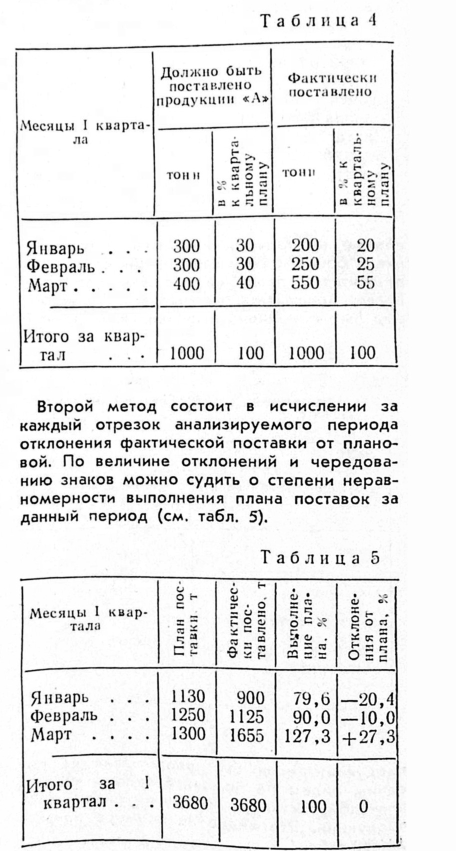
#> input picture ocr_utils/page_layout/tables/example_table_clean.jpg, 911 x 1702 px (shown at 1/2 size)
$ python -i detect.py   (imports and definitions only)
#> lines starting #> are read from the running program, lines starting #| are printed output that depends on the picture; after the words box and inside, x2 and y2 are one past the last pixel; in counts of white or black regions, pixels touching at a corner belong together
#> further down, picture is the input picture: shape (1702, 911, 3); min 0, max 255, mean 234
"""Строки своей печати, срезанные краем листа: глифы, упёршиеся в кромку бумаги (коврик, крышка, ступенька бумаги)."""

from __future__ import annotations

from dataclasses import dataclass, field
from enum import Enum
from pathlib import Path

import cv2
import numpy as np

# Все размеры ниже — в px рабочего масштаба: ½ кадра (``cv2.IMREAD_REDUCED_COLOR_2``), для кадров пака-6
# 5687×4268 это 2844×2134, ~6.9 px/мм на развороте (замер ``ocr_utils/scan_cropping/v2/background.py``).

# Краска: адаптивный порог (окно ~7 мм, сдвиг в уровнях серого) или просто очень тёмное (доля яркой бумаги p95).
INK_BLOCK, INK_OFFSET = 51, 15
DARK_SHARE = 0.4
# «Длинные тёмные структуры» (коврик, крышка, тень, линейки): тёмные пробеги не короче этого по одной из четырёх
# осей (0°, 90°, ±45°), px (~9 мм — длиннее любого глифа обычного набора).
STRUCT_RUN_PX = 61
# Толстые структуры (коврик, крышка, иллюстрации): переживают раскрытие квадратом этой стороны (~1.3 мм, толще
# штриха текста); тонкие линейки и подчёркивания (2–6 px) — нет, их граница краем листа не считается.
STRUCT_THICK_PX = 9
# Толстая структура — край листа, только если она задевает полосу у рамки кадра (коврик, крышка уходят за кадр);
# логотипы, плашки и иллюстрации внутри страницы — нет, и ступеньки бумаги в STEP_NEAR_INNER_PX от них — тоже нет.
STEP_NEAR_INNER_PX = 7
# Срез вдоль (низ, верх): за краем под касающимися глифами (полоса ALONG_BEYOND_PX) снаружи — коврик, крышка — не
# меньше этой доли (серые плашки и растр иллюстраций — не «снаружи»).
ALONG_BEYOND_PX = (4, 40)
ALONG_OUTSIDE_SHARE = 0.5
# Бумага без печати: закрытие серого кругом этого диаметра (~3.6 мм, толще штриха любого заголовка).
PAPER_CLOSE_PX = 25
# Тонкая вертикальная тёмная линия (край листа над корешком): вертикальный тёмный пробег не короче, px (как у
# длинных структур — тогда линия не входит в глифы и не слипается с упёршейся в неё буквой).
VERTICAL_RUN_PX = STRUCT_RUN_PX
# Ступенька бумаги (край верхнего листа над нижним, лист над тенью корешка): морфологический градиент 3×3
# закрытой бумаги не меньше этого, уровни серого (край листа у корешка IMG_0542: 159 → 211; плавная тень < 10).
PAPER_STEP = 40
# Запас вокруг глифа, в котором берётся ход края для стороны касания, px.
CONTACT_PAD_PX = 10
# Краска строки нейтральная: медианная хрома пикселей глифов строки не больше (фактура голубой крышки — нет).
LINE_INK_MAX_CHROMA = 12.0
# Бумага под строкой белая: медиана серого не тёмных и не глифовых пикселей рамки строки не ниже доли p95 кадра
# (растр фотографий, серые плашки, логотипы — серее).
LINE_WHITE_SHARE = 0.72
# Касание глифа и края: раздутие края квадратом этой стороны (5 → до 2 px, ~0.3 мм).
TOUCH_PX = 5
# Компонента-глиф: высота, ширина и площадь, px.
GLYPH_MIN_H, GLYPH_MAX_H, GLYPH_MAX_W, GLYPH_MIN_AREA = 5, 60, 90, 12
# Смыкание глифов в строку вдоль, px (~3.6 мм: межсловный пробел, не межколонник).
LINE_GAP_PX = 25
# Строка: не меньше глифов; вытянута (длина ≥ LINE_MIN_ASPECT высот и ≥ LINE_MIN_LEN_PX); медианная высота
# глифа в пределах обычного набора, px.
LINE_MIN_GLYPHS = 3
LINE_MIN_ASPECT, LINE_MIN_LEN_PX = 2.0, 30
LINE_GLYPH_H = (7.0, 40.0)
# Срез вдоль строки (низ, верх): касаются не меньше стольких глифов и не меньше этой доли глифов строки.
ALONG_MIN_TOUCH, ALONG_MIN_SHARE = 3, 0.25
# Срез конца строки: строка не выше END_MAX_LINE_HEIGHT медианных высот глифа (не слипшиеся строки), крайний
# глиф не ниже END_MIN_GLYPH_SHARE медианной высоты (буква, а не крап обреза у кромки).
END_MAX_LINE_HEIGHT = 2.5
END_MIN_GLYPH_SHARE = 0.5
# Бумага под строкой: медиана закрытой бумаги не темнее доли p95 кадра, медианная хрома не больше (обложка,
# крышка, свитер — нет).
LINE_PAPER_SHARE = 0.55
LINE_MAX_CHROMA = 30.0
# Маска листа: светлое (≥ PAGE_LIGHT_SHARE·p95) и малоцветное, раскрытое квадратом PAGE_OPEN_PX (рвёт мелкую
# фактуру свитера, ковра), компоненты не меньше PAGE_MIN_AREA_SHARE кадра, смыкание PAGE_CLOSE_PX (печать внутри
# страницы) и заливка дыр. Строка должна лежать на листе долей рамки не меньше LINE_ON_PAGE_SHARE.
PAGE_LIGHT_SHARE = 0.55
# Синева бумаги не больше (128 − b Lab): светлая бумага пака b ∈ [−4, 4], голубая крышка подшивки — синее.
PAGE_MAX_BLUE = 7.0
PAGE_OPEN_PX = 9
PAGE_MIN_AREA_SHARE = 0.015
PAGE_CLOSE_PX = 41
LINE_ON_PAGE_SHARE = 0.6
# Кожа (YCrCb): пальцы срезом не считаются; Cr ≥ 146 отделяет палец (Cr 152–154) от жёлтой бумаги в тени
# корешка (Cr 141, IMG_0542), остальное — как ``scan_cropping/v2/background.hand_mask``.
SKIN_CR, SKIN_CB, SKIN_MIN_Y, SKIN_MIN_CR_MINUS_CB = (146, 185), (80, 130), 60, 19
# Зона пальца: раздутие кожи, px (~6 мм: тень и ноготь).
SKIN_ZONE_PX = 41
# Полоса у рамки кадра, где касания не считаются (срез рамкой снимка — не край листа), px.
FRAME_BORDER_PX = 20
# Что за краем по ходу строки (конец строки): полоса этой длины, px (~6 см: за щелью корешка шириной до ~1 см
# лежит другая страница, за наружным краем — обрез стопки 1–3 см, крышка и коврик), отступ от глифа, px.
BEYOND_LEN_PX, BEYOND_GAP_PX = 400, 12
# За краем «наружу» (коврик, крышка, вне кадра): доля тёмного (< MAT_SHARE·p95) или цветного тёмного не меньше этой
# (щель корешка IMG_0644 даёт ~0.1).
OUTER_MIN_SHARE = 0.3
MAT_SHARE = 0.3
# Цветное тёмное (крышка подшивки) — темнее этой доли p95.
COVER_DARK_SHARE = 0.7
# Обложка: доля цветного (хрома > COVER_CHROMA) среди не тёмных пикселей кадра.
COVER_CHROMA = 30.0
COVER_MIN_SHARE = 0.12


class Side(str, Enum):
    """Сторона листа, краем которой срезана строка."""

    BOTTOM = "bottom"
    TOP = "top"
    OUTER = "outer"
    SPINE = "spine"


class Contact(str, Enum):
    """Где край относительно глифа: ниже, выше, справа, слева."""

    BELOW = "below"
    ABOVE = "above"
    RIGHT = "right"
    LEFT = "left"


@dataclass(frozen=True)
class CutLine:
    """Срезанная строка: сторона, рамка ``(x, y, w, h)`` на ½ кадра, глифов в строке и касающихся края."""

    side: Side
    box: tuple[int, int, int, int]
    glyphs: int
    touching: int


@dataclass
class FrameMasks:
    """Маски разбора кадра для оверлея (½ кадра): край листа, глифы, касающиеся края, глифы срезанных строк."""

    edge: np.ndarray
    touching: np.ndarray
    cut: np.ndarray


@dataclass
class FrameResult:
    """Разбор кадра: срезанные строки, число глифов, доля цветного (обложка), маски (по запросу)."""

    lines: list[CutLine]
    glyphs: int
    colour_share: float
    masks: FrameMasks | None = field(default=None, repr=False)

    # [33 lines left out: functions count, is_cover, read_half, not called in this run]


def chroma_map(bgr: np.ndarray) -> np.ndarray:
    """Хрома Lab (8 бит OpenCV): расстояние (a, b) от нейтрали.

    Args:
        bgr: Картинка BGR.

    Returns:
        Карта float32.
    """
    lab = cv2.cvtColor(bgr, cv2.COLOR_BGR2LAB).astype(np.float32)
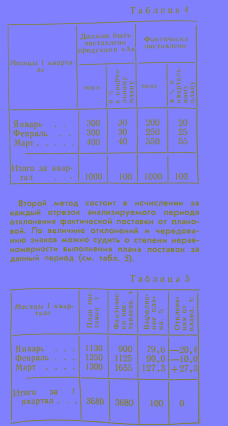
#> lab: shape (1702, 911, 3) float32 (shown at 1/4 size); mean B, G, R 236.8, 128, 128
    return np.hypot(lab[..., 1] - 128, lab[..., 2] - 128)
#> returned value: shape (1702, 911) float32; every value is 0


def dark_mask(gray: np.ndarray, paper_level: float) -> np.ndarray:
    """Тёмное: краска по адаптивному порогу и всё очень тёмное (коврик вдали от бумаги).

    Args:
        gray: Серое uint8.
        paper_level: Яркость бумаги кадра (p95 серого).

    Returns:
        Маска uint8 0/1.
    """
    ink = cv2.adaptiveThreshold(gray, 1, cv2.ADAPTIVE_THRESH_MEAN_C, cv2.THRESH_BINARY_INV, INK_BLOCK, INK_OFFSET)
    return (ink.astype(bool) | (gray < DARK_SHARE * paper_level)).astype(np.uint8)


def line_kernels(length: int) -> list[np.ndarray]:
    """Линейные ядра длины ``length`` по осям 0°, 90°, 45°, 135°.

    Args:
        length: Длина, px.

    Returns:
        Четыре ядра uint8.
    """
    diagonal = np.eye(length, dtype=np.uint8)
    return [np.ones((1, length), np.uint8), np.ones((length, 1), np.uint8), diagonal, np.fliplr(diagonal).copy()]


def dark_structures(
    dark: np.ndarray, run_px: int = STRUCT_RUN_PX, thick_px: int = STRUCT_THICK_PX
) -> tuple[np.ndarray, np.ndarray]:
    """Тёмные структуры не размера буквы: толстые области и длинные тонкие линии.

    Толстое (коврик, крышка, заливки) — раскрытие квадратом ``thick_px``; тонкое (линейки, тени, край стопки) —
    пробег не короче ``run_px`` вдоль одной из осей по тёмному **вне толстого**: иначе буква, упёршаяся в коврик,
    лежала бы на длинном вертикальном пробеге «буква + коврик» и пропадала бы из глифов.

    Args:
        dark: Тёмное (uint8 0/1).
        run_px: Длина пробега тонкой линии, px.
        thick_px: Сторона квадрата толстого, px.

    Returns:
        Кортеж ``(thick, thin)`` масок uint8 0/1.
    """
    thick = cv2.morphologyEx(dark, cv2.MORPH_OPEN, np.ones((thick_px, thick_px), np.uint8))
    rest = dark & (1 - thick)
    thin = np.zeros_like(dark)
    for kernel in line_kernels(run_px):
        thin |= cv2.morphologyEx(rest, cv2.MORPH_OPEN, kernel)
    return thick, thin


def skin_zone(bgr: np.ndarray) -> np.ndarray:
    """Зона пальцев: кожа по YCrCb, раздутая на :data:`SKIN_ZONE_PX`.

    Args:
        bgr: Кадр BGR.

    Returns:
        Булева маска.
    """
    ycc = cv2.cvtColor(bgr, cv2.COLOR_BGR2YCrCb).astype(np.int16)
    y, cr, cb = ycc[..., 0], ycc[..., 1], ycc[..., 2]
    skin = (cr >= SKIN_CR[0]) & (cr <= SKIN_CR[1]) & (cb >= SKIN_CB[0]) & (cb <= SKIN_CB[1]) & (y >= SKIN_MIN_Y)
    skin &= (cr - cb) >= SKIN_MIN_CR_MINUS_CB
    # Раскрытие убирает одиночные «кожаные» пиксели бумаги.
    skin8 = cv2.morphologyEx(skin.astype(np.uint8), cv2.MORPH_OPEN, np.ones((5, 5), np.uint8))
    return cv2.dilate(skin8, np.ones((SKIN_ZONE_PX, SKIN_ZONE_PX), np.uint8)) > 0


def edge_mask(
    gray: np.ndarray, thick: np.ndarray, thin: np.ndarray, excluded: np.ndarray
) -> tuple[np.ndarray, np.ndarray, np.ndarray]:
    """Край листа: ступеньки бумаги без печати и граница толстых тёмных структур у рамки; для концов строк ещё и
    тонкие вертикальные тёмные линии (тень у края верхнего листа над корешком), без пальцев и рамки кадра.

    Тонкие линии годятся только для среза конца строки: горизонтальные линейки и подчёркивания под строкой
    срезом вдоль не считаются, а узкая полоса тени у края листа над корешком (IMG_0542: ~20 px) крупным закрытием
    бумаги заливается, и ступеньки там нет — край виден только как тёмная линия.

    Args:
        gray: Серое uint8.
        thick: Толстые тёмные структуры (uint8 0/1).
        thin: Тонкие длинные тёмные линии (uint8 0/1).
        excluded: Где край не ищется (пальцы, полоса у рамки), bool.

    Returns:
        Кортеж ``(along, end, paper)``: край для среза вдоль строки и для среза конца (uint8 0/1), закрытая бумага
        (uint8, серое без печати).
    """
    disk = cv2.getStructuringElement(cv2.MORPH_ELLIPSE, (PAPER_CLOSE_PX, PAPER_CLOSE_PX))
    paper = cv2.morphologyEx(gray, cv2.MORPH_CLOSE, disk)
    step = cv2.morphologyEx(paper, cv2.MORPH_GRADIENT, np.ones((3, 3), np.uint8)) >= PAPER_STEP
    # Край — только граница толстых структур (линейки и подчёркивания — нет: текст над линейкой не срезан),
    # задевающих рамку кадра (коврик, крышка).
    count, labels, stats, _ = cv2.connectedComponentsWithStats(thick, connectivity=8)
    keep = np.zeros(count, bool)
    keep[np.unique(labels[frame_band(thick.shape, FRAME_BORDER_PX + 2)])] = True
    keep[0] = False
    inner = (~keep[labels]) & (labels > 0)
    near_inner = cv2.dilate(inner.astype(np.uint8), np.ones((STEP_NEAR_INNER_PX, STEP_NEAR_INNER_PX), np.uint8)) > 0
    thick = keep[labels].astype(np.uint8)
    border = thick - cv2.erode(thick, np.ones((3, 3), np.uint8))
    along = ((step & ~near_inner) | (border > 0)) & ~excluded
    # Тонкие вертикальные тёмные линии (вне толстых структур).
    vertical = cv2.morphologyEx(thin, cv2.MORPH_OPEN, np.ones((VERTICAL_RUN_PX, 1), np.uint8))
    vertical = (vertical > 0) & ~excluded
    end = along | vertical
    return along.astype(np.uint8), end.astype(np.uint8), paper


def page_mask(paper: np.ndarray, chroma: np.ndarray, blue: np.ndarray, paper_level: float) -> np.ndarray:
    """Маска листов книги: крупные светлые малоцветные области с печатью внутри (свитер, ковёр, руки — нет).

    Args:
        paper: Закрытая бумага (серое без печати).
        chroma: Хрома.
        blue: Синева: ``128 − b`` Lab (8 бит), сглаженная.
        paper_level: Яркость бумаги кадра (p95).

    Returns:
        Булева маска.
    """
    light = (paper >= PAGE_LIGHT_SHARE * paper_level) & (chroma < LINE_MAX_CHROMA) & (blue < PAGE_MAX_BLUE)
    light = light.astype(np.uint8)
    light = cv2.morphologyEx(light, cv2.MORPH_OPEN, np.ones((PAGE_OPEN_PX, PAGE_OPEN_PX), np.uint8))
    count, labels, stats, _ = cv2.connectedComponentsWithStats(light, connectivity=4)
    big = stats[:, cv2.CC_STAT_AREA] >= PAGE_MIN_AREA_SHARE * light.size
    big[0] = False
    page = big[labels].astype(np.uint8)
    page = cv2.morphologyEx(page, cv2.MORPH_CLOSE, np.ones((PAGE_CLOSE_PX, PAGE_CLOSE_PX), np.uint8))
    # Заливка дыр: всё, что не связано с рамкой через «не лист», — лист.
    holes = 1 - page
    flood = holes.copy()
    mask = np.zeros((page.shape[0] + 2, page.shape[1] + 2), np.uint8)
    for x, y in ((0, 0), (page.shape[1] - 1, 0), (0, page.shape[0] - 1), (page.shape[1] - 1, page.shape[0] - 1)):
        if flood[y, x]:
            cv2.floodFill(flood, mask, (x, y), 2)
    return (page > 0) | (flood == 1)


def frame_band(shape: tuple[int, int], width: int = FRAME_BORDER_PX) -> np.ndarray:
    """Полоса шириной ``width`` вдоль рамки кадра.

    Args:
        shape: ``(H, W)``.
        width: Ширина, px.

    Returns:
        Булева маска.
    """
    band = np.zeros(shape, bool)
    band[:width] = band[-width:] = True
    band[:, :width] = band[:, -width:] = True
    return band


# [26 lines left out: function contact_of, not called in this run]


def outside_region(thick: np.ndarray, gray: np.ndarray, chroma: np.ndarray, paper_level: float) -> np.ndarray:
    """«Снаружи листа»: толстые тёмные структуры, задевающие рамку кадра (коврик, крышка), и цветное тёмное (крышка).

    Тёмная печать соседней страницы (жирный заголовок, плашка) рамки не задевает и «снаружи» не считается — так
    край над корешком (соседняя страница с печатью за краем) отличается от наружного края (коврик за краем).

    Args:
        thick: Толстые тёмные структуры (uint8 0/1).
        gray: Серое.
        chroma: Хрома.
        paper_level: Яркость бумаги кадра (p95).

    Returns:
        Булева маска.
    """
    count, labels = cv2.connectedComponents(thick, connectivity=8)
    keep = np.zeros(count, bool)
    keep[np.unique(labels[frame_band(thick.shape, FRAME_BORDER_PX + 2)])] = True
    keep[0] = False
    return keep[labels] | ((chroma > COVER_CHROMA) & (gray < COVER_DARK_SHARE * paper_level))


# [54 lines left out: functions beyond_is_outside, along_outside_share, not called in this run]


def analyze(bgr: np.ndarray, keep_masks: bool = False) -> FrameResult:
    """Ищет на кадре строки своей печати, срезанные краем листа.

    Шаги: тёмное → длинные структуры (коврик, тени, крышка) → край листа (граница толстых структур и ступеньки
    закрытой бумаги) → глифы (тёмное вне структур, размера буквы) → строки (смыкание глифов вдоль, разрыв на краю)
    → касания глифов с краем и сторона касания → вердикт строки: срез вдоль (низ или верх: касаются многие глифы)
    или срез конца (крайний глиф строки упирается в край по ходу строки; наружу или к корешку).

    Args:
        bgr: Кадр BGR в ½ разрешения.
        keep_masks: Вернуть маски для оверлея.

    Returns:
        Разбор кадра.
    """
    gray = cv2.cvtColor(bgr, cv2.COLOR_BGR2GRAY)
    chroma = chroma_map(bgr)
    height, width = gray.shape
    paper_level = float(np.percentile(gray, 95))
#> paper_level = 255
    # Доля цветного среди не тёмного: голубая обложка РИСК и МТС.
    light = gray > MAT_SHARE * paper_level
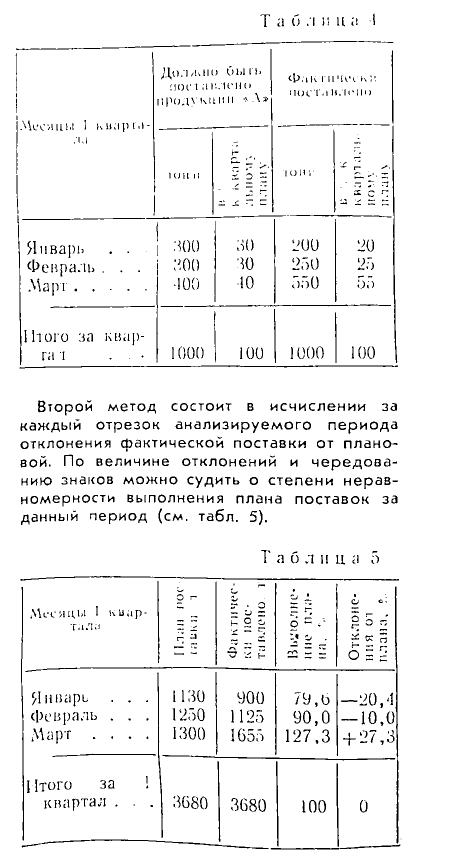
#> light: shape (1702, 911) bool (shown at 1/2 size); 94.9% white; black in thin lines or dots, all inside (x1, y1, x2, y2) = (31, 27, 803, 1699)
    colour_share = float((chroma[light] > COVER_CHROMA).mean()) if light.any() else 0.0
#> colour_share = 0

    dark = dark_mask(gray, paper_level)
#> in dark_mask, `ink = cv2.adaptiveThreshold(gray, 1, cv2.ADAPTIVE_THRESH_MEAN_C, cv2.T..`:
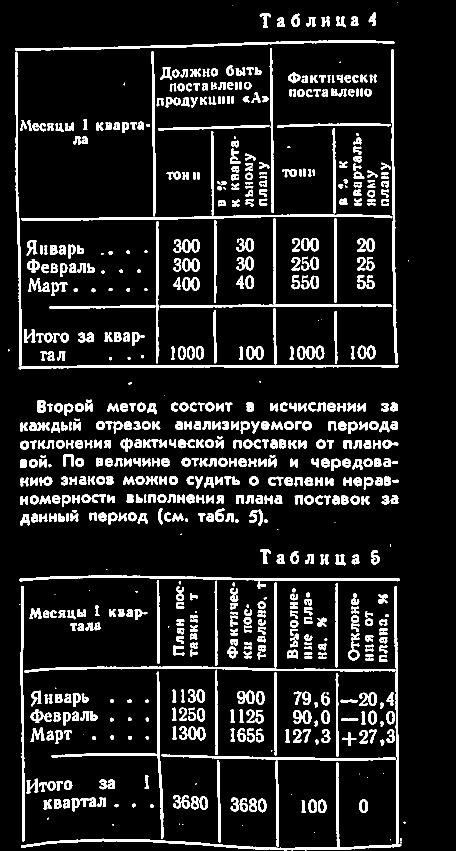
#> ink: shape (1702, 911) (shown at 1/2 size); values 0 (black) and 1 (white), 11.1% white; 778 white regions (49 under 20 px), largest, box (x1, y1, x2, y2) and area: (42, 1172, 803, 1701) 7123, (39, 1151, 800, 1163) 3599, (30, 80, 789, 101) 3522
    thick, thin = dark_structures(dark)
#> in dark_structures, `thick = cv2.morphologyEx(dark, cv2.MORPH_OPEN, np.ones((thick_px, thic..`:
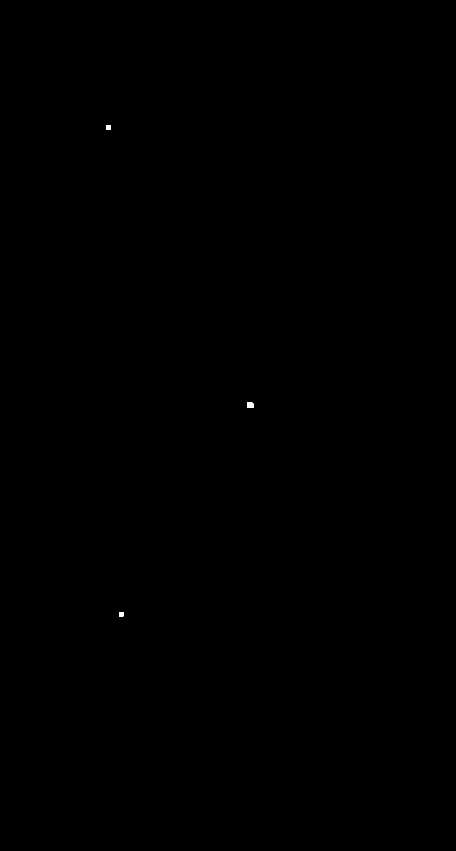
#> thick: shape (1702, 911) (shown at 1/2 size); values 0 (black) and 1 (white), 0.02% white; 3 white regions, box (x1, y1, x2, y2) and area: (494, 805, 507, 816) 140, (212, 251, 222, 260) 90, (238, 1224, 247, 1233) 81
#> the loop in dark_structures, `for kernel in line_kernels(run_px):` made 4 passes
#> pass 1, in dark_structures, `thin |= cv2.morphologyEx(rest, cv2.MORPH_OPEN, kernel)`:
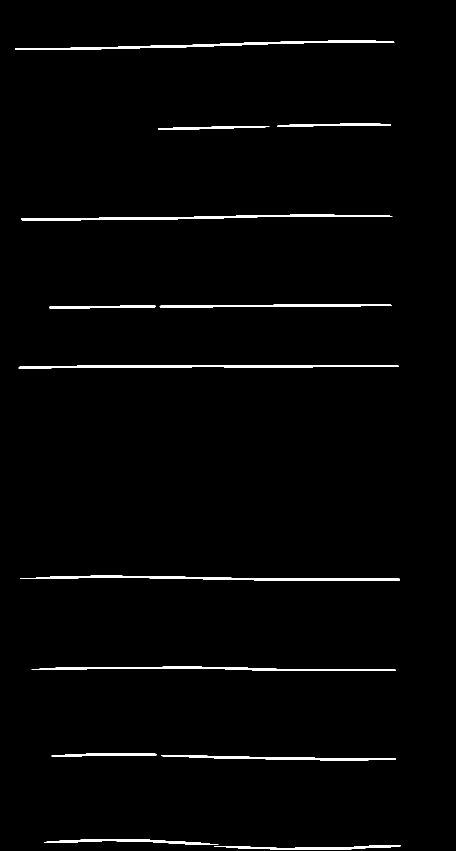
#> thin: shape (1702, 911) (shown at 1/2 size); values 0 (black) and 1 (white), 1.7% white; 13 white regions, largest, box (x1, y1, x2, y2) and area: (40, 1151, 800, 1162) 3271, (30, 81, 789, 100) 3264, (37, 730, 797, 737) 3091
    structures = thick | thin
#> structures: shape (1702, 911); values 0 (black) and 1 (white), 3.4% white; 40 white regions, largest, box (x1, y1, x2, y2) and area: (428, 1172, 802, 1700) 4658, (40, 1151, 800, 1162) 3271, (30, 81, 789, 100) 3264
    excluded = skin_zone(bgr) | frame_band(gray.shape)
#> (the rest of the program and of its run is left out)
